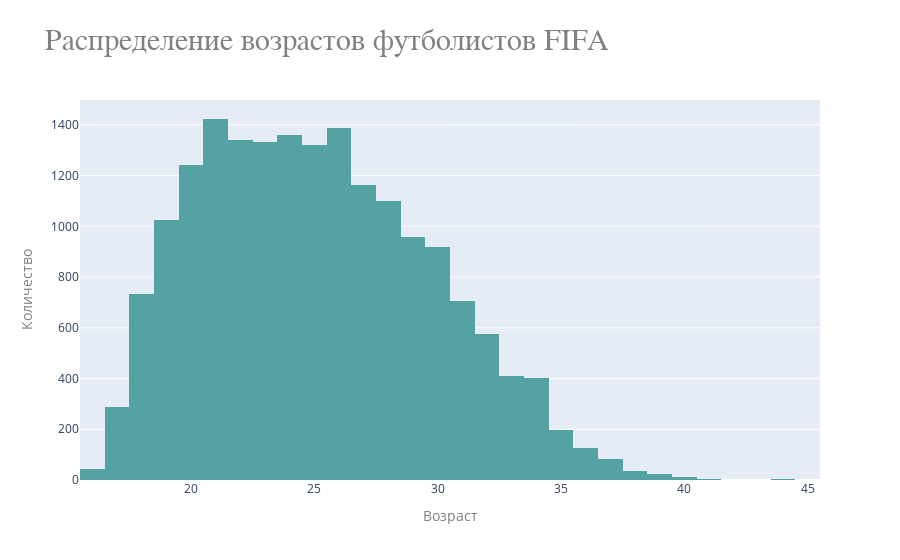

The code cell stored with this chart in its notebook:
### Markdown cell above
3. Изучите распределение возрастов с помощью колонки Age [px.histogram](https://plotly.com/python/histograms/)
4. Изучите [более продвинутые методы](https://plotly.com/python/distplot/) визуализации распределений

### Code cell
import plotly.express as px
fig = px.histogram(df, 
    x = "Age", 
    title = "Распределение возрастов футболистов FIFA", 
    color_discrete_sequence = ['#55A2A4'])
fig.update_layout(title_font_family = "Times New Roman", 
    title_font_color = "grey", 
    title_font_size = 30, 
    xaxis_title = "Возраст",
    xaxis_title_font_color = "grey",
    yaxis_title = "Количество",
    yaxis_title_font_color = "grey")
fig.show()

### Figure 1 — Plotly figure (JSON) as saved in the notebook; plotly's stock layout.template omitted (floating-point values rounded to 4 significant figures; data arrays with more than 128 entries replaced by an {"elided": "..."} marker saying what was removed)
{"data": [{"alignmentgroup": "True", "bingroup": "x", "hovertemplate": "Age=%{x}<br>count=%{y}<extra></extra>", "legendgroup": "", "marker": {"color": "#55A2A4", "pattern": {"shape": ""}}, "name": "", "offsetgroup": "", "orientation": "v", "showlegend": false, "type": "histogram", "x": {"elided": "18207 int values"}, "xaxis": "x", "yaxis": "y"}], "layout": {"barmode": "relative", "legend": {"tracegroupgap": 0}, "title": {"font": {"color": "grey", "family": "Times New Roman", "size": 30}, "text": "Распределение возрастов футболистов FIFA"}, "xaxis": {"anchor": "y", "domain": [0, 1], "title": {"font": {"color": "grey"}, "text": "Возраст"}}, "yaxis": {"anchor": "x", "domain": [0, 1], "title": {"font": {"color": "grey"}, "text": "Количество"}}}}
